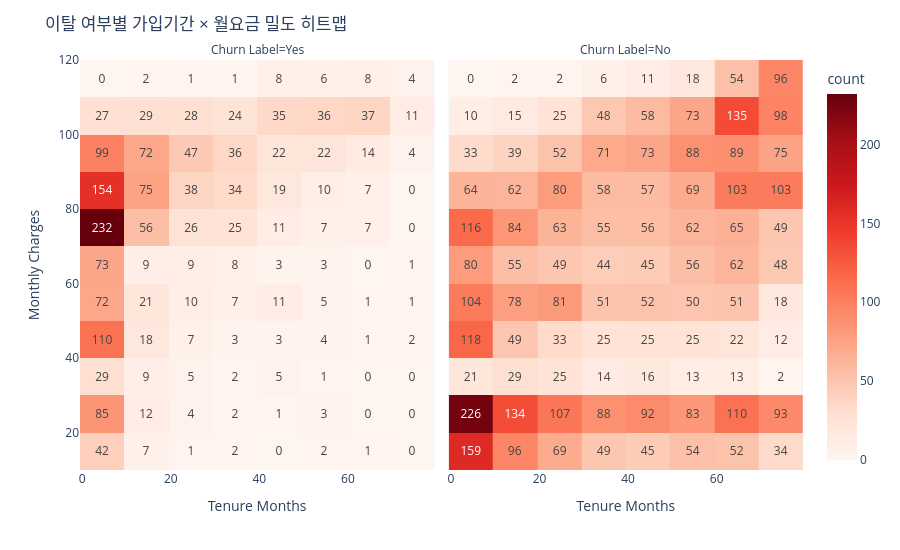

Write notebook code for a chart like this one.
### Markdown cell above
### 4-5. 밀도 히트맵 — 이탈 위험 구간 찾기

### Code cell
fig = px.density_heatmap(
    df,
    x='Tenure Months',
    y='Monthly Charges',
    facet_col='Churn Label',
    color_continuous_scale='Reds',
    text_auto=True, # 칸마다 숫자를 표시해서 더 보기 좋게 만듭니다.
    title='이탈 여부별 가입기간 × 월요금 밀도 히트맵',
    height=550
)
fig.update_layout(margin=dict(t=60))
fig.show()

print('[읽는 법]')
print('색이 진할수록 해당 구간에 고객이 많이 몰려있음')
print('이탈(Yes) 차트에서 진한 구간 = 이탈 위험이 높은 구간')

### Figure 1 — Plotly figure (JSON) as saved in the notebook; plotly's stock layout.template omitted (floating-point values rounded to 4 significant figures; data arrays with more than 128 entries replaced by an {"elided": "..."} marker saying what was removed)
{"data": [{"coloraxis": "coloraxis", "hovertemplate": "Churn Label=Yes<br>Tenure Months=%{x}<br>Monthly Charges=%{y}<br>count=%{z}<extra></extra>", "name": "", "texttemplate": "%{z}", "type": "histogram2d", "x": {"elided": "1869 int values"}, "xaxis": "x", "xbingroup": "x", "y": {"elided": "1869 float values"}, "yaxis": "y", "ybingroup": "y"}, {"coloraxis": "coloraxis", "hovertemplate": "Churn Label=No<br>Tenure Months=%{x}<br>Monthly Charges=%{y}<br>count=%{z}<extra></extra>", "name": "", "texttemplate": "%{z}", "type": "histogram2d", "x": {"elided": "5174 int values"}, "xaxis": "x2", "xbingroup": "x", "y": {"elided": "5174 float values"}, "yaxis": "y2", "ybingroup": "y"}], "layout": {"annotations": [{"font": {}, "showarrow": false, "text": "Churn Label=Yes", "x": 0.245, "xanchor": "center", "xref": "paper", "y": 1, "yanchor": "bottom", "yref": "paper"}, {"font": {}, "showarrow": false, "text": "Churn Label=No", "x": 0.755, "xanchor": "center", "xref": "paper", "y": 1, "yanchor": "bottom", "yref": "paper"}], "coloraxis": {"colorbar": {"title": {"text": "count"}}, "colorscale": [[0, "rgb(255,245,240)"], [0.125, "rgb(254,224,210)"], [0.25, "rgb(252,187,161)"], [0.375, "rgb(252,146,114)"], [0.5, "rgb(251,106,74)"], [0.625, "rgb(239,59,44)"], [0.75, "rgb(203,24,29)"], [0.875, "rgb(165,15,21)"], [1, "rgb(103,0,13)"]]}, "height": 550, "legend": {"tracegroupgap": 0}, "margin": {"t": 60}, "title": {"text": "이탈 여부별 가입기간 × 월요금 밀도 히트맵"}, "xaxis": {"anchor": "y", "domain": [0, 0.49], "title": {"text": "Tenure Months"}}, "xaxis2": {"anchor": "y2", "domain": [0.51, 1], "matches": "x", "title": {"text": "Tenure Months"}}, "yaxis": {"anchor": "x", "domain": [0, 1], "title": {"text": "Monthly Charges"}}, "yaxis2": {"anchor": "x2", "domain": [0, 1], "matches": "y", "showticklabels": false}}}
